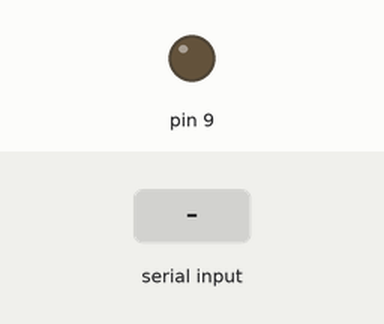
The sketch below on a simulated Arduino Uno, built with avr-gcc and run on an emulated ATmega328P. Shown: output pins drawn as LEDs (lit = HIGH). Dashed ring = blinking. Inputs (shaded band) come from the test bench. What the sketch prints to the serial monitor is not drawn.

Above: at 1.2 s.
1.3 s: "1" received over Serial
At 1.98 s:
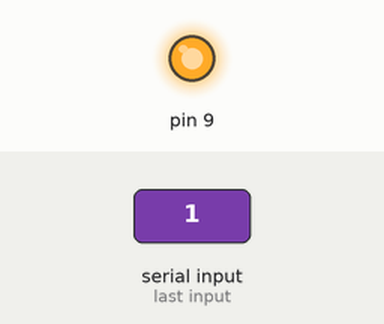
4.3 s: "0" received over Serial
At 4.48 s:
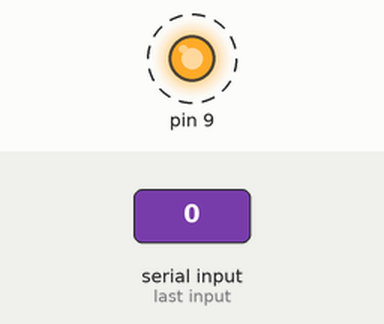
7.3 s: "2" received over Serial
At 10.6 s:
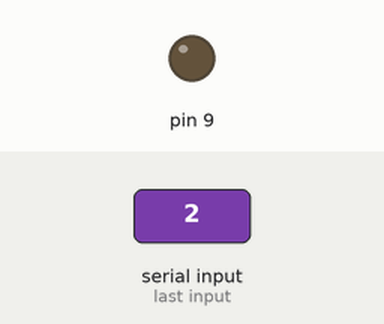
Timing chart, 0 to 12.1 s (numbered marks = the images above; inputs shaded):
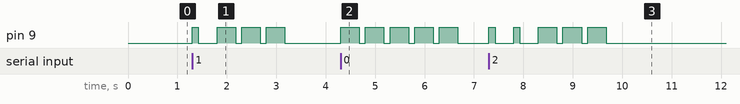

Measured:
- after the input at 1.3 s, pin 9: LOW → HIGH at once, → LOW 0.13 s later, → HIGH 0.38 s later, → LOW 0.38 s later, … (8 changes in this stretch)
- after the input at 4.3 s, pin 9: alternates HIGH for 0.38 s and LOW for 0.13 s, starting at once
- after the input at 7.3 s, pin 9: LOW → HIGH at once, → LOW 0.13 s later, → HIGH 0.38 s later, → LOW 0.13 s later, … (10 changes in this stretch)

The sketch:

MorseStuffs.ino
```cpp
#include <Morsetuff.h>

void setup() {
  // put your setup code here, to run once:
  Serial.begin(9600);
}

Morse morse(9);
int space;
bool trip = false;
int cnt = 0;

void loop() {
  // put your main code here, to run repeatedly:
  char buf[1024];
  for (int i = 0; i < 1024; i++) {
    buf[i] = '\0';
  }
  space = 0;
  while (Serial.available() > 0) {
    trip = true;
    buf[space] = toupper(Serial.read());
    space++;
  }
  if (trip) {
    cnt++;
    morse.sendMessage(buf);
    trip = false;
  }
}
/*

*/
```
